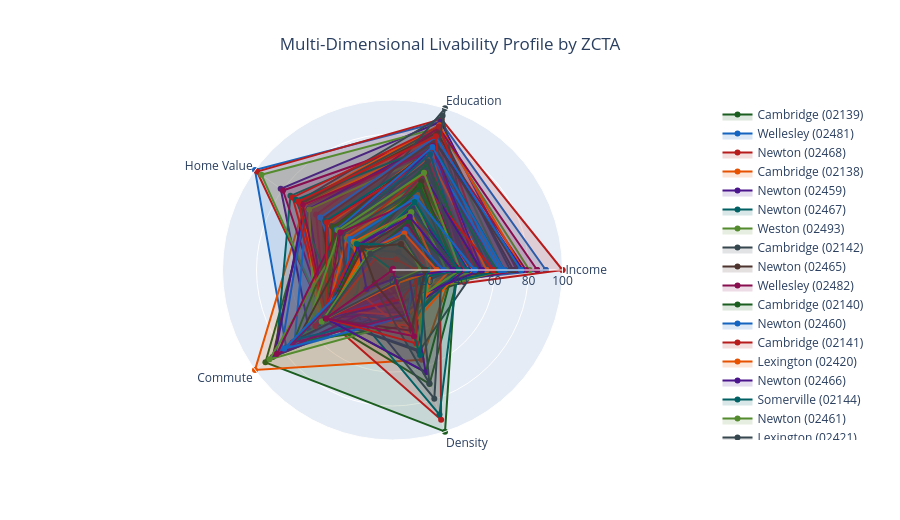

This figure's notebook cell:
### Code cell
SCORE_COLS  = ["Income_Score", "Education_Score", "HomeValue_Score",
               "Commute_Score", "Density_Score"]
SCORE_NAMES = ["Income", "Education", "Home Value", "Commute", "Density"]

# Plotly requires rgba() format for semi-transparent fills
# Appending opacity to hex (e.g. "#1B5E2022") raises a ValueError
palette_rgba = [
    ("rgba(27,94,32,0.15)",   "#1B5E20"),
    ("rgba(21,101,192,0.15)", "#1565C0"),
    ("rgba(183,28,28,0.15)",  "#B71C1C"),
    ("rgba(230,81,0,0.15)",   "#E65100"),
    ("rgba(74,21,150,0.15)",  "#4A148C"),
    ("rgba(0,96,100,0.15)",   "#006064"),
    ("rgba(85,139,47,0.15)",  "#558B2F"),
    ("rgba(55,71,79,0.15)",   "#37474F"),
    ("rgba(78,52,46,0.15)",   "#4E342E"),
    ("rgba(136,14,79,0.15)",  "#880E4F"),
]

fig_radar = go.Figure()

for i, (_, row) in enumerate(df.iterrows()):
    fill_color, line_color = palette_rgba[i % len(palette_rgba)]
    vals = [row[c] for c in SCORE_COLS] + [row[SCORE_COLS[0]]]  # close polygon

    fig_radar.add_trace(go.Scatterpolar(
        r=vals,
        theta=SCORE_NAMES + [SCORE_NAMES[0]],
        fill="toself",
        fillcolor=fill_color,
        line=dict(color=line_color, width=2),
        name=f"{row['Town']} ({row['ZCTA_str']})"
    ))

fig_radar.update_layout(
    title=dict(text="Multi-Dimensional Livability Profile by ZCTA", x=0.5),
    polar=dict(radialaxis=dict(visible=True, range=[0, 100])),
    height=520,
    paper_bgcolor="white",
    font=dict(size=12)
)

fig_radar.write_html(f"{BASE}/middlesex_radar_chart.html")
print("Saved: middlesex_radar_chart.html")
fig_radar.show()

### Figure 1 — Plotly figure (JSON) as saved in the notebook; plotly's stock layout.template omitted (floating-point values rounded to 4 significant figures)
{"data": [{"fill": "toself", "fillcolor": "rgba(27,94,32,0.15)", "line": {"color": "#1B5E20", "width": 2}, "name": "Cambridge (02139)", "r": [37.2, 78.6, 60.6, 92.4, 100, 37.2], "theta": ["Income", "Education", "Home Value", "Commute", "Density", "Income"], "type": "scatterpolar"}, {"fill": "toself", "fillcolor": "rgba(21,101,192,0.15)", "line": {"color": "#1565C0", "width": 2}, "name": "Wellesley (02481)", "r": [90.2, 91.7, 100, 77.3, 9.6, 90.2], "theta": ["Income", "Education", "Home Value", "Commute", "Density", "Income"], "type": "scatterpolar"}, {"fill": "toself", "fillcolor": "rgba(183,28,28,0.15)", "line": {"color": "#B71C1C", "width": 2}, "name": "Newton (02468)", "r": [100, 93.3, 98.5, 48.5, 13.4, 100], "theta": ["Income", "Education", "Home Value", "Commute", "Density", "Income"], "type": "scatterpolar"}, {"fill": "toself", "fillcolor": "rgba(230,81,0,0.15)", "line": {"color": "#E65100", "width": 2}, "name": "Cambridge (02138)", "r": [35.4, 90.1, 64.2, 100, 55.5, 35.4], "theta": ["Income", "Education", "Home Value", "Commute", "Density", "Income"], "type": "scatterpolar"}, {"fill": "toself", "fillcolor": "rgba(74,21,150,0.15)", "line": {"color": "#4A148C", "width": 2}, "name": "Newton (02459)", "r": [73.1, 91.7, 81.3, 60.6, 13.8, 73.1], "theta": ["Income", "Education", "Home Value", "Commute", "Density", "Income"], "type": "scatterpolar"}, {"fill": "toself", "fillcolor": "rgba(0,96,100,0.15)", "line": {"color": "#006064", "width": 2}, "name": "Newton (02467)", "r": [55.6, 84.5, 74.2, 84.8, 17.7, 55.6], "theta": ["Income", "Education", "Home Value", "Commute", "Density", "Income"], "type": "scatterpolar"}, {"fill": "toself", "fillcolor": "rgba(85,139,47,0.15)", "line": {"color": "#558B2F", "width": 2}, "name": "Weston (02493)", "r": [80.5, 87.9, 95.3, 48.5, 2, 80.5], "theta": ["Income", "Education", "Home Value", "Commute", "Density", "Income"], "type": "scatterpolar"}, {"fill": "toself", "fillcolor": "rgba(55,71,79,0.15)", "line": {"color": "#37474F", "width": 2}, "name": "Cambridge (02142)", "r": [48.7, 95.4, 68.6, 48.5, 50.4, 48.7], "theta": ["Income", "Education", "Home Value", "Commute", "Density", "Income"], "type": "scatterpolar"}, {"fill": "toself", "fillcolor": "rgba(78,52,46,0.15)", "line": {"color": "#4E342E", "width": 2}, "name": "Newton (02465)", "r": [58.9, 78.8, 63.1, 87.1, 21.1, 58.9], "theta": ["Income", "Education", "Home Value", "Commute", "Density", "Income"], "type": "scatterpolar"}, {"fill": "toself", "fillcolor": "rgba(136,14,79,0.15)", "line": {"color": "#880E4F", "width": 2}, "name": "Wellesley (02482)", "r": [78.5, 82.4, 79.6, 48.5, 10.6, 78.5], "theta": ["Income", "Education", "Home Value", "Commute", "Density", "Income"], "type": "scatterpolar"}, {"fill": "toself", "fillcolor": "rgba(27,94,32,0.15)", "line": {"color": "#1B5E20", "width": 2}, "name": "Cambridge (02140)", "r": [39.6, 77.9, 60.5, 50, 70.5, 39.6], "theta": ["Income", "Education", "Home Value", "Commute", "Density", "Income"], "type": "scatterpolar"}, {"fill": "toself", "fillcolor": "rgba(21,101,192,0.15)", "line": {"color": "#1565C0", "width": 2}, "name": "Newton (02460)", "r": [45, 78.3, 63.5, 81.1, 28.1, 45], "theta": ["Income", "Education", "Home Value", "Commute", "Density", "Income"], "type": "scatterpolar"}, {"fill": "toself", "fillcolor": "rgba(183,28,28,0.15)", "line": {"color": "#B71C1C", "width": 2}, "name": "Cambridge (02141)", "r": [27.9, 72, 49.7, 48.5, 92.6, 27.9], "theta": ["Income", "Education", "Home Value", "Commute", "Density", "Income"], "type": "scatterpolar"}, {"fill": "toself", "fillcolor": "rgba(230,81,0,0.15)", "line": {"color": "#E65100", "width": 2}, "name": "Lexington (02420)", "r": [76.9, 89.5, 67.5, 48.5, 7.4, 76.9], "theta": ["Income", "Education", "Home Value", "Commute", "Density", "Income"], "type": "scatterpolar"}, {"fill": "toself", "fillcolor": "rgba(74,21,150,0.15)", "line": {"color": "#4A148C", "width": 2}, "name": "Newton (02466)", "r": [41.5, 75.4, 64.1, 85.6, 22.3, 41.5], "theta": ["Income", "Education", "Home Value", "Commute", "Density", "Income"], "type": "scatterpolar"}, {"fill": "toself", "fillcolor": "rgba(0,96,100,0.15)", "line": {"color": "#006064", "width": 2}, "name": "Somerville (02144)", "r": [38.4, 73.6, 52.1, 33.3, 89.4, 38.4], "theta": ["Income", "Education", "Home Value", "Commute", "Density", "Income"], "type": "scatterpolar"}, {"fill": "toself", "fillcolor": "rgba(85,139,47,0.15)", "line": {"color": "#558B2F", "width": 2}, "name": "Newton (02461)", "r": [65.3, 86.9, 65.6, 50.8, 17, 65.3], "theta": ["Income", "Education", "Home Value", "Commute", "Density", "Income"], "type": "scatterpolar"}, {"fill": "toself", "fillcolor": "rgba(55,71,79,0.15)", "line": {"color": "#37474F", "width": 2}, "name": "Lexington (02421)", "r": [69.3, 87.6, 67.4, 48.5, 6.8, 69.3], "theta": ["Income", "Education", "Home Value", "Commute", "Density", "Income"], "type": "scatterpolar"}, {"fill": "toself", "fillcolor": "rgba(78,52,46,0.15)", "line": {"color": "#4E342E", "width": 2}, "name": "Needham (02492)", "r": [71, 85.2, 66.5, 48.5, 7.8, 71], "theta": ["Income", "Education", "Home Value", "Commute", "Density", "Income"], "type": "scatterpolar"}, {"fill": "toself", "fillcolor": "rgba(136,14,79,0.15)", "line": {"color": "#880E4F", "width": 2}, "name": "Sherborn (01770)", "r": [85.1, 88.1, 55.5, 48.5, 0.3, 85.1], "theta": ["Income", "Education", "Home Value", "Commute", "Density", "Income"], "type": "scatterpolar"}, {"fill": "toself", "fillcolor": "rgba(27,94,32,0.15)", "line": {"color": "#1B5E20", "width": 2}, "name": "Somerville (02143)", "r": [35.6, 75, 50.5, 48.5, 63.2, 35.6], "theta": ["Income", "Education", "Home Value", "Commute", "Density", "Income"], "type": "scatterpolar"}, {"fill": "toself", "fillcolor": "rgba(21,101,192,0.15)", "line": {"color": "#1565C0", "width": 2}, "name": "Newton (02458)", "r": [42.4, 69.9, 62.2, 71.2, 23.3, 42.4], "theta": ["Income", "Education", "Home Value", "Commute", "Density", "Income"], "type": "scatterpolar"}, {"fill": "toself", "fillcolor": "rgba(183,28,28,0.15)", "line": {"color": "#B71C1C", "width": 2}, "name": "Lincoln (01773)", "r": [58.5, 88.8, 72.6, 48.5, 0.6, 58.5], "theta": ["Income", "Education", "Home Value", "Commute", "Density", "Income"], "type": "scatterpolar"}, {"fill": "toself", "fillcolor": "rgba(230,81,0,0.15)", "line": {"color": "#E65100", "width": 2}, "name": "Belmont (02478)", "r": [51.1, 78.3, 64.8, 53, 21.3, 51.1], "theta": ["Income", "Education", "Home Value", "Commute", "Density", "Income"], "type": "scatterpolar"}, {"fill": "toself", "fillcolor": "rgba(74,21,150,0.15)", "line": {"color": "#4A148C", "width": 2}, "name": "Carlisle (01741)", "r": [76.7, 79.9, 60.9, 48.5, 0.5, 76.7], "theta": ["Income", "Education", "Home Value", "Commute", "Density", "Income"], "type": "scatterpolar"}, {"fill": "toself", "fillcolor": "rgba(0,96,100,0.15)", "line": {"color": "#006064", "width": 2}, "name": "Winchester (01890)", "r": [65.8, 77, 70.2, 38.6, 14.1, 65.8], "theta": ["Income", "Education", "Home Value", "Commute", "Density", "Income"], "type": "scatterpolar"}, {"fill": "toself", "fillcolor": "rgba(85,139,47,0.15)", "line": {"color": "#558B2F", "width": 2}, "name": "Needham (02494)", "r": [51, 71.3, 60.6, 56.8, 14, 51], "theta": ["Income", "Education", "Home Value", "Commute", "Density", "Income"], "type": "scatterpolar"}, {"fill": "toself", "fillcolor": "rgba(55,71,79,0.15)", "line": {"color": "#37474F", "width": 2}, "name": "Cambridge (02163)", "r": [14.6, 100, 37.9, 48.5, 49.5, 14.6], "theta": ["Income", "Education", "Home Value", "Commute", "Density", "Income"], "type": "scatterpolar"}, {"fill": "toself", "fillcolor": "rgba(78,52,46,0.15)", "line": {"color": "#4E342E", "width": 2}, "name": "Wayland (01778)", "r": [74.6, 80, 51.1, 41.7, 2.9, 74.6], "theta": ["Income", "Education", "Home Value", "Commute", "Density", "Income"], "type": "scatterpolar"}, {"fill": "toself", "fillcolor": "rgba(136,14,79,0.15)", "line": {"color": "#880E4F", "width": 2}, "name": "Concord (01742)", "r": [60.2, 73.7, 65.2, 48.5, 2.3, 60.2], "theta": ["Income", "Education", "Home Value", "Commute", "Density", "Income"], "type": "scatterpolar"}, {"fill": "toself", "fillcolor": "rgba(27,94,32,0.15)", "line": {"color": "#1B5E20", "width": 2}, "name": "Watertown (02472)", "r": [33.5, 66.1, 39.7, 72, 34.3, 33.5], "theta": ["Income", "Education", "Home Value", "Commute", "Density", "Income"], "type": "scatterpolar"}, {"fill": "toself", "fillcolor": "rgba(21,101,192,0.15)", "line": {"color": "#1565C0", "width": 2}, "name": "Sudbury (01776)", "r": [75.6, 82.3, 52.5, 29.5, 2.3, 75.6], "theta": ["Income", "Education", "Home Value", "Commute", "Density", "Income"], "type": "scatterpolar"}, {"fill": "toself", "fillcolor": "rgba(183,28,28,0.15)", "line": {"color": "#B71C1C", "width": 2}, "name": "Newton (02462)", "r": [32.1, 82.7, 68.5, 48.5, 6.1, 32.1], "theta": ["Income", "Education", "Home Value", "Commute", "Density", "Income"], "type": "scatterpolar"}, {"fill": "toself", "fillcolor": "rgba(230,81,0,0.15)", "line": {"color": "#E65100", "width": 2}, "name": "Arlington (02474)", "r": [40, 74.8, 45.8, 40.9, 35.1, 40], "theta": ["Income", "Education", "Home Value", "Commute", "Density", "Income"], "type": "scatterpolar"}, {"fill": "toself", "fillcolor": "rgba(74,21,150,0.15)", "line": {"color": "#4A148C", "width": 2}, "name": "Newton (02464)", "r": [43.6, 68.8, 48.2, 48.5, 25.7, 43.6], "theta": ["Income", "Education", "Home Value", "Commute", "Density", "Income"], "type": "scatterpolar"}, {"fill": "toself", "fillcolor": "rgba(0,96,100,0.15)", "line": {"color": "#006064", "width": 2}, "name": "Arlington (02476)", "r": [39.5, 72.1, 48.8, 41.7, 32.3, 39.5], "theta": ["Income", "Education", "Home Value", "Commute", "Density", "Income"], "type": "scatterpolar"}, {"fill": "toself", "fillcolor": "rgba(85,139,47,0.15)", "line": {"color": "#558B2F", "width": 2}, "name": "Waltham (02453)", "r": [27.9, 50.1, 35.2, 89.4, 31.3, 27.9], "theta": ["Income", "Education", "Home Value", "Commute", "Density", "Income"], "type": "scatterpolar"}, {"fill": "toself", "fillcolor": "rgba(55,71,79,0.15)", "line": {"color": "#37474F", "width": 2}, "name": "Somerville (02145)", "r": [29.1, 48.9, 44.1, 28.8, 79.6, 29.1], "theta": ["Income", "Education", "Home Value", "Commute", "Density", "Income"], "type": "scatterpolar"}, {"fill": "toself", "fillcolor": "rgba(78,52,46,0.15)", "line": {"color": "#4E342E", "width": 2}, "name": "Andover (01810)", "r": [57, 75.8, 42.9, 48.5, 3.9, 57], "theta": ["Income", "Education", "Home Value", "Commute", "Density", "Income"], "type": "scatterpolar"}, {"fill": "toself", "fillcolor": "rgba(136,14,79,0.15)", "line": {"color": "#880E4F", "width": 2}, "name": "Waltham (02452)", "r": [33.2, 50, 40.1, 84.1, 15.3, 33.2], "theta": ["Income", "Education", "Home Value", "Commute", "Density", "Income"], "type": "scatterpolar"}, {"fill": "toself", "fillcolor": "rgba(27,94,32,0.15)", "line": {"color": "#1B5E20", "width": 2}, "name": "Southborough (01772)", "r": [61.5, 67.5, 42.9, 48.5, 2, 61.5], "theta": ["Income", "Education", "Home Value", "Commute", "Density", "Income"], "type": "scatterpolar"}, {"fill": "toself", "fillcolor": "rgba(21,101,192,0.15)", "line": {"color": "#1565C0", "width": 2}, "name": "Bolton (01740)", "r": [63.4, 71.7, 37.9, 48.5, 0.3, 63.4], "theta": ["Income", "Education", "Home Value", "Commute", "Density", "Income"], "type": "scatterpolar"}, {"fill": "toself", "fillcolor": "rgba(183,28,28,0.15)", "line": {"color": "#B71C1C", "width": 2}, "name": "Bedford (01730)", "r": [48.3, 68.3, 47.7, 48.5, 3.6, 48.3], "theta": ["Income", "Education", "Home Value", "Commute", "Density", "Income"], "type": "scatterpolar"}, {"fill": "toself", "fillcolor": "rgba(230,81,0,0.15)", "line": {"color": "#E65100", "width": 2}, "name": "Westford (01886)", "r": [55.3, 70, 36.1, 48.5, 2.4, 55.3], "theta": ["Income", "Education", "Home Value", "Commute", "Density", "Income"], "type": "scatterpolar"}, {"fill": "toself", "fillcolor": "rgba(74,21,150,0.15)", "line": {"color": "#4A148C", "width": 2}, "name": "Stow (01775)", "r": [52.7, 76.7, 32.6, 48.5, 0.8, 52.7], "theta": ["Income", "Education", "Home Value", "Commute", "Density", "Income"], "type": "scatterpolar"}, {"fill": "toself", "fillcolor": "rgba(0,96,100,0.15)", "line": {"color": "#006064", "width": 2}, "name": "Boxborough (01719)", "r": [45.1, 71.4, 38.6, 48.5, 1.4, 45.1], "theta": ["Income", "Education", "Home Value", "Commute", "Density", "Income"], "type": "scatterpolar"}, {"fill": "toself", "fillcolor": "rgba(85,139,47,0.15)", "line": {"color": "#558B2F", "width": 2}, "name": "Waltham (02451)", "r": [35.8, 49, 38.6, 63.6, 12.1, 35.8], "theta": ["Income", "Education", "Home Value", "Commute", "Density", "Income"], "type": "scatterpolar"}, {"fill": "toself", "fillcolor": "rgba(55,71,79,0.15)", "line": {"color": "#37474F", "width": 2}, "name": "Reading (01867)", "r": [47.3, 62.9, 39.3, 38.6, 9.2, 47.3], "theta": ["Income", "Education", "Home Value", "Commute", "Density", "Income"], "type": "scatterpolar"}, {"fill": "toself", "fillcolor": "rgba(78,52,46,0.15)", "line": {"color": "#4E342E", "width": 2}, "name": "Burlington (01803)", "r": [42.8, 57, 38.8, 48.5, 9, 42.8], "theta": ["Income", "Education", "Home Value", "Commute", "Density", "Income"], "type": "scatterpolar"}, {"fill": "toself", "fillcolor": "rgba(136,14,79,0.15)", "line": {"color": "#880E4F", "width": 2}, "name": "Acton (01720)", "r": [50.5, 76.5, 39.6, 25.8, 3.8, 50.5], "theta": ["Income", "Education", "Home Value", "Commute", "Density", "Income"], "type": "scatterpolar"}, {"fill": "toself", "fillcolor": "rgba(27,94,32,0.15)", "line": {"color": "#1B5E20", "width": 2}, "name": "Holliston (01746)", "r": [50, 65.6, 28.7, 48.5, 2.3, 50], "theta": ["Income", "Education", "Home Value", "Commute", "Density", "Income"], "type": "scatterpolar"}, {"fill": "toself", "fillcolor": "rgba(21,101,192,0.15)", "line": {"color": "#1565C0", "width": 2}, "name": "Hopkinton (01748)", "r": [65.6, 76.1, 40.5, 10.6, 1.9, 65.6], "theta": ["Income", "Education", "Home Value", "Commute", "Density", "Income"], "type": "scatterpolar"}, {"fill": "toself", "fillcolor": "rgba(183,28,28,0.15)", "line": {"color": "#B71C1C", "width": 2}, "name": "Dunstable (01827)", "r": [59.3, 55, 31.4, 48.5, 0, 59.3], "theta": ["Income", "Education", "Home Value", "Commute", "Density", "Income"], "type": "scatterpolar"}, {"fill": "toself", "fillcolor": "rgba(230,81,0,0.15)", "line": {"color": "#E65100", "width": 2}, "name": "Medford (02155)", "r": [33.9, 52.5, 35.8, 40.9, 28.3, 33.9], "theta": ["Income", "Education", "Home Value", "Commute", "Density", "Income"], "type": "scatterpolar"}, {"fill": "toself", "fillcolor": "rgba(74,21,150,0.15)", "line": {"color": "#4A148C", "width": 2}, "name": "Acton (01718)", "r": [52.3, 58.8, 10.7, 48.5, 19.5, 52.3], "theta": ["Income", "Education", "Home Value", "Commute", "Density", "Income"], "type": "scatterpolar"}, {"fill": "toself", "fillcolor": "rgba(0,96,100,0.15)", "line": {"color": "#006064", "width": 2}, "name": "Framingham (01701)", "r": [40.9, 60, 27.8, 53.8, 7.1, 40.9], "theta": ["Income", "Education", "Home Value", "Commute", "Density", "Income"], "type": "scatterpolar"}, {"fill": "toself", "fillcolor": "rgba(85,139,47,0.15)", "line": {"color": "#558B2F", "width": 2}, "name": "N. Reading (01864)", "r": [43.6, 52.9, 37.9, 48.5, 3.9, 43.6], "theta": ["Income", "Education", "Home Value", "Commute", "Density", "Income"], "type": "scatterpolar"}, {"fill": "toself", "fillcolor": "rgba(55,71,79,0.15)", "line": {"color": "#37474F", "width": 2}, "name": "Natick (01760)", "r": [40.2, 67.3, 39.9, 30.3, 8.7, 40.2], "theta": ["Income", "Education", "Home Value", "Commute", "Density", "Income"], "type": "scatterpolar"}, {"fill": "toself", "fillcolor": "rgba(78,52,46,0.15)", "line": {"color": "#4E342E", "width": 2}, "name": "Woburn (01801)", "r": [29.8, 43.5, 30.4, 68.9, 11.7, 29.8], "theta": ["Income", "Education", "Home Value", "Commute", "Density", "Income"], "type": "scatterpolar"}, {"fill": "toself", "fillcolor": "rgba(136,14,79,0.15)", "line": {"color": "#880E4F", "width": 2}, "name": "Ashland (01721)", "r": [41.5, 59.6, 24.7, 48.5, 4.9, 41.5], "theta": ["Income", "Education", "Home Value", "Commute", "Density", "Income"], "type": "scatterpolar"}, {"fill": "toself", "fillcolor": "rgba(27,94,32,0.15)", "line": {"color": "#1B5E20", "width": 2}, "name": "Chelmsford (01824)", "r": [43.6, 54.8, 27.4, 48.5, 4.8, 43.6], "theta": ["Income", "Education", "Home Value", "Commute", "Density", "Income"], "type": "scatterpolar"}, {"fill": "toself", "fillcolor": "rgba(21,101,192,0.15)", "line": {"color": "#1565C0", "width": 2}, "name": "Stoneham (02180)", "r": [34.7, 45.7, 33.7, 48.5, 14.8, 34.7], "theta": ["Income", "Education", "Home Value", "Commute", "Density", "Income"], "type": "scatterpolar"}, {"fill": "toself", "fillcolor": "rgba(183,28,28,0.15)", "line": {"color": "#B71C1C", "width": 2}, "name": "N. Andover (01845)", "r": [39.5, 60.2, 33.4, 37.9, 3.9, 39.5], "theta": ["Income", "Education", "Home Value", "Commute", "Density", "Income"], "type": "scatterpolar"}, {"fill": "toself", "fillcolor": "rgba(230,81,0,0.15)", "line": {"color": "#E65100", "width": 2}, "name": "Millbury (01756)", "r": [45.2, 47.4, 33.1, 48.5, 0.6, 45.2], "theta": ["Income", "Education", "Home Value", "Commute", "Density", "Income"], "type": "scatterpolar"}, {"fill": "toself", "fillcolor": "rgba(74,21,150,0.15)", "line": {"color": "#4A148C", "width": 2}, "name": "Holliston (01745)", "r": [44.4, 50.2, 24, 48.5, 5.3, 44.4], "theta": ["Income", "Education", "Home Value", "Commute", "Density", "Income"], "type": "scatterpolar"}, {"fill": "toself", "fillcolor": "rgba(0,96,100,0.15)", "line": {"color": "#006064", "width": 2}, "name": "Georgetown (01833)", "r": [43.4, 50, 28.3, 48.5, 1.9, 43.4], "theta": ["Income", "Education", "Home Value", "Commute", "Density", "Income"], "type": "scatterpolar"}, {"fill": "toself", "fillcolor": "rgba(85,139,47,0.15)", "line": {"color": "#558B2F", "width": 2}, "name": "Melrose (02176)", "r": [39.8, 60.1, 39.7, 9.1, 22.8, 39.8], "theta": ["Income", "Education", "Home Value", "Commute", "Density", "Income"], "type": "scatterpolar"}, {"fill": "toself", "fillcolor": "rgba(55,71,79,0.15)", "line": {"color": "#37474F", "width": 2}, "name": "Wakefield (01880)", "r": [35.4, 50.8, 36.3, 33.3, 13.4, 35.4], "theta": ["Income", "Education", "Home Value", "Commute", "Density", "Income"], "type": "scatterpolar"}, {"fill": "toself", "fillcolor": "rgba(78,52,46,0.15)", "line": {"color": "#4E342E", "width": 2}, "name": "Maynard (01754)", "r": [36.8, 54.9, 20.5, 48.5, 7.5, 36.8], "theta": ["Income", "Education", "Home Value", "Commute", "Density", "Income"], "type": "scatterpolar"}, {"fill": "toself", "fillcolor": "rgba(136,14,79,0.15)", "line": {"color": "#880E4F", "width": 2}, "name": "Hanscom AFB (01731)", "r": [35.8, 42, 37.9, 48.5, 2.8, 35.8], "theta": ["Income", "Education", "Home Value", "Commute", "Density", "Income"], "type": "scatterpolar"}, {"fill": "toself", "fillcolor": "rgba(27,94,32,0.15)", "line": {"color": "#1B5E20", "width": 2}, "name": "Groveland (01834)", "r": [38.2, 52.3, 24, 48.5, 2.2, 38.2], "theta": ["Income", "Education", "Home Value", "Commute", "Density", "Income"], "type": "scatterpolar"}, {"fill": "toself", "fillcolor": "rgba(21,101,192,0.15)", "line": {"color": "#1565C0", "width": 2}, "name": "Wilmington (01887)", "r": [48.4, 44.9, 31.1, 35.6, 4.6, 48.4], "theta": ["Income", "Education", "Home Value", "Commute", "Density", "Income"], "type": "scatterpolar"}, {"fill": "toself", "fillcolor": "rgba(183,28,28,0.15)", "line": {"color": "#B71C1C", "width": 2}, "name": "Billerica (01821)", "r": [40.6, 34, 25, 56.1, 7, 40.6], "theta": ["Income", "Education", "Home Value", "Commute", "Density", "Income"], "type": "scatterpolar"}, {"fill": "toself", "fillcolor": "rgba(230,81,0,0.15)", "line": {"color": "#E65100", "width": 2}, "name": "Winthrop (02152)", "r": [23.1, 35.6, 28.2, 23.5, 43.3, 23.1], "theta": ["Income", "Education", "Home Value", "Commute", "Density", "Income"], "type": "scatterpolar"}, {"fill": "toself", "fillcolor": "rgba(74,21,150,0.15)", "line": {"color": "#4A148C", "width": 2}, "name": "Tyngsborough (01879)", "r": [39.7, 38, 24.6, 48.5, 2.1, 39.7], "theta": ["Income", "Education", "Home Value", "Commute", "Density", "Income"], "type": "scatterpolar"}, {"fill": "toself", "fillcolor": "rgba(0,96,100,0.15)", "line": {"color": "#006064", "width": 2}, "name": "Lowell (01852)", "r": [17.9, 22.1, 14.2, 68.9, 27, 17.9], "theta": ["Income", "Education", "Home Value", "Commute", "Density", "Income"], "type": "scatterpolar"}, {"fill": "toself", "fillcolor": "rgba(85,139,47,0.15)", "line": {"color": "#558B2F", "width": 2}, "name": "Hudson (01749)", "r": [31.5, 42.1, 20.7, 48.5, 6, 31.5], "theta": ["Income", "Education", "Home Value", "Commute", "Density", "Income"], "type": "scatterpolar"}, {"fill": "toself", "fillcolor": "rgba(55,71,79,0.15)", "line": {"color": "#37474F", "width": 2}, "name": "Hopedale (01747)", "r": [38, 37.1, 19.4, 48.5, 3.7, 38], "theta": ["Income", "Education", "Home Value", "Commute", "Density", "Income"], "type": "scatterpolar"}, {"fill": "toself", "fillcolor": "rgba(78,52,46,0.15)", "line": {"color": "#4E342E", "width": 2}, "name": "Lowell (01851)", "r": [19.8, 24.9, 15.1, 48.5, 37.7, 19.8], "theta": ["Income", "Education", "Home Value", "Commute", "Density", "Income"], "type": "scatterpolar"}, {"fill": "toself", "fillcolor": "rgba(136,14,79,0.15)", "line": {"color": "#880E4F", "width": 2}, "name": "Lowell (01854)", "r": [13.5, 18.1, 11.6, 72.7, 27.8, 13.5], "theta": ["Income", "Education", "Home Value", "Commute", "Density", "Income"], "type": "scatterpolar"}, {"fill": "toself", "fillcolor": "rgba(27,94,32,0.15)", "line": {"color": "#1B5E20", "width": 2}, "name": "N. Billerica (01862)", "r": [36.9, 27.7, 23.6, 48.5, 3.7, 36.9], "theta": ["Income", "Education", "Home Value", "Commute", "Density", "Income"], "type": "scatterpolar"}, {"fill": "toself", "fillcolor": "rgba(21,101,192,0.15)", "line": {"color": "#1565C0", "width": 2}, "name": "Lawrence (01843)", "r": [13, 6.9, 12.9, 78.8, 28.6, 13], "theta": ["Income", "Education", "Home Value", "Commute", "Density", "Income"], "type": "scatterpolar"}, {"fill": "toself", "fillcolor": "rgba(183,28,28,0.15)", "line": {"color": "#B71C1C", "width": 2}, "name": "Framingham (01702)", "r": [18.7, 34, 22, 45.5, 18, 18.7], "theta": ["Income", "Education", "Home Value", "Commute", "Density", "Income"], "type": "scatterpolar"}, {"fill": "toself", "fillcolor": "rgba(230,81,0,0.15)", "line": {"color": "#E65100", "width": 2}, "name": "Marlborough (01752)", "r": [26, 35.5, 20.3, 48.5, 6.7, 26], "theta": ["Income", "Education", "Home Value", "Commute", "Density", "Income"], "type": "scatterpolar"}, {"fill": "toself", "fillcolor": "rgba(74,21,150,0.15)", "line": {"color": "#4A148C", "width": 2}, "name": "Lawrence (01841)", "r": [9.1, 0, 14, 48.5, 63.2, 9.1], "theta": ["Income", "Education", "Home Value", "Commute", "Density", "Income"], "type": "scatterpolar"}, {"fill": "toself", "fillcolor": "rgba(0,96,100,0.15)", "line": {"color": "#006064", "width": 2}, "name": "N. Chelmsford (01863)", "r": [38.9, 42.1, 19.5, 26.5, 7.6, 38.9], "theta": ["Income", "Education", "Home Value", "Commute", "Density", "Income"], "type": "scatterpolar"}, {"fill": "toself", "fillcolor": "rgba(85,139,47,0.15)", "line": {"color": "#558B2F", "width": 2}, "name": "Malden (02148)", "r": [21.5, 35.7, 27.1, 1.5, 46.6, 21.5], "theta": ["Income", "Education", "Home Value", "Commute", "Density", "Income"], "type": "scatterpolar"}, {"fill": "toself", "fillcolor": "rgba(55,71,79,0.15)", "line": {"color": "#37474F", "width": 2}, "name": "Chelsea (02150)", "r": [15.7, 11.1, 20.7, 14.4, 70.1, 15.7], "theta": ["Income", "Education", "Home Value", "Commute", "Density", "Income"], "type": "scatterpolar"}, {"fill": "toself", "fillcolor": "rgba(78,52,46,0.15)", "line": {"color": "#4E342E", "width": 2}, "name": "Merrimac (01860)", "r": [24.4, 31.8, 21.9, 48.5, 2.4, 24.4], "theta": ["Income", "Education", "Home Value", "Commute", "Density", "Income"], "type": "scatterpolar"}, {"fill": "toself", "fillcolor": "rgba(136,14,79,0.15)", "line": {"color": "#880E4F", "width": 2}, "name": "Milford (01757)", "r": [27.2, 28.5, 17.6, 48.5, 6.7, 27.2], "theta": ["Income", "Education", "Home Value", "Commute", "Density", "Income"], "type": "scatterpolar"}, {"fill": "toself", "fillcolor": "rgba(27,94,32,0.15)", "line": {"color": "#1B5E20", "width": 2}, "name": "Haverhill (01835)", "r": [26.5, 30.4, 15.9, 48.5, 6.2, 26.5], "theta": ["Income", "Education", "Home Value", "Commute", "Density", "Income"], "type": "scatterpolar"}, {"fill": "toself", "fillcolor": "rgba(21,101,192,0.15)", "line": {"color": "#1565C0", "width": 2}, "name": "Dracut (01826)", "r": [30, 25.1, 18.3, 48.5, 5.1, 30], "theta": ["Income", "Education", "Home Value", "Commute", "Density", "Income"], "type": "scatterpolar"}, {"fill": "toself", "fillcolor": "rgba(183,28,28,0.15)", "line": {"color": "#B71C1C", "width": 2}, "name": "Lowell (01850)", "r": [13.7, 6.7, 12.1, 48.5, 45.4, 13.7], "theta": ["Income", "Education", "Home Value", "Commute", "Density", "Income"], "type": "scatterpolar"}, {"fill": "toself", "fillcolor": "rgba(230,81,0,0.15)", "line": {"color": "#E65100", "width": 2}, "name": "Methuen (01844)", "r": [26, 22.6, 19, 48.5, 8.2, 26], "theta": ["Income", "Education", "Home Value", "Commute", "Density", "Income"], "type": "scatterpolar"}, {"fill": "toself", "fillcolor": "rgba(74,21,150,0.15)", "line": {"color": "#4A148C", "width": 2}, "name": "Tewksbury (01876)", "r": [35.7, 32.9, 25, 18.9, 5.1, 35.7], "theta": ["Income", "Education", "Home Value", "Commute", "Density", "Income"], "type": "scatterpolar"}, {"fill": "toself", "fillcolor": "rgba(0,96,100,0.15)", "line": {"color": "#006064", "width": 2}, "name": "Everett (02149)", "r": [20.3, 15.6, 26, 0, 52.5, 20.3], "theta": ["Income", "Education", "Home Value", "Commute", "Density", "Income"], "type": "scatterpolar"}, {"fill": "toself", "fillcolor": "rgba(85,139,47,0.15)", "line": {"color": "#558B2F", "width": 2}, "name": "Haverhill (01830)", "r": [16.6, 20.2, 17.1, 51.5, 6.6, 16.6], "theta": ["Income", "Education", "Home Value", "Commute", "Density", "Income"], "type": "scatterpolar"}, {"fill": "toself", "fillcolor": "rgba(55,71,79,0.15)", "line": {"color": "#37474F", "width": 2}, "name": "Haverhill (01832)", "r": [18.6, 20.1, 16.2, 48.5, 7.4, 18.6], "theta": ["Income", "Education", "Home Value", "Commute", "Density", "Income"], "type": "scatterpolar"}, {"fill": "toself", "fillcolor": "rgba(78,52,46,0.15)", "line": {"color": "#4E342E", "width": 2}, "name": "Revere (02151)", "r": [19.2, 16.1, 22.3, 12.9, 36.1, 19.2], "theta": ["Income", "Education", "Home Value", "Commute", "Density", "Income"], "type": "scatterpolar"}, {"fill": "toself", "fillcolor": "rgba(136,14,79,0.15)", "line": {"color": "#880E4F", "width": 2}, "name": "Lawrence (01840)", "r": [0, 0.7, 0, 48.5, 41, 0], "theta": ["Income", "Education", "Home Value", "Commute", "Density", "Income"], "type": "scatterpolar"}], "layout": {"font": {"size": 12}, "height": 520, "paper_bgcolor": "white", "polar": {"radialaxis": {"range": [0, 100], "visible": true}}, "title": {"text": "Multi-Dimensional Livability Profile by ZCTA", "x": 0.5}}}
